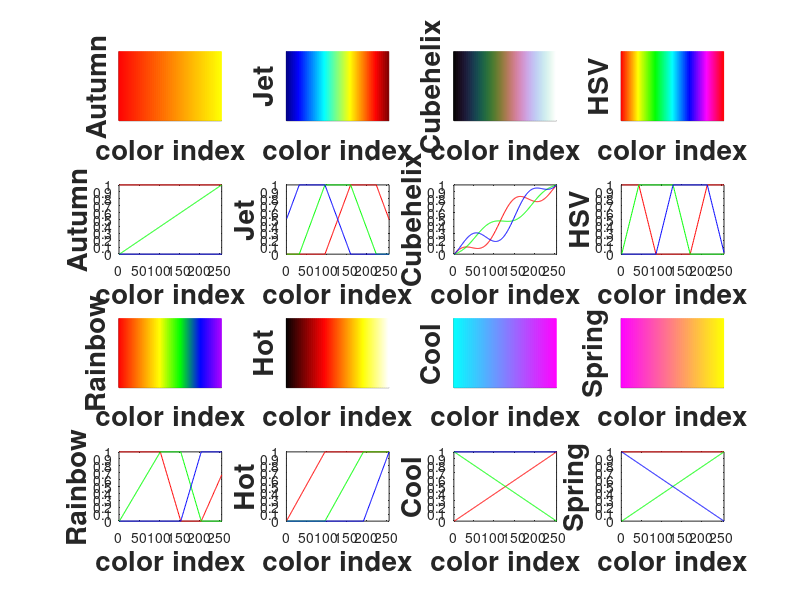

This figure's MATLAB source:
clear all; close all; clc;
fs=20;
h=figure('Position',[1 21 1366 670], ...
'Name','Colormaps Profiles');
## Show the 'autumn' colormap profile and as an image
cmap=autumn(256);
subplot(4, 4, 1);
ml=size(cmap,1)-1;
hold on;
for i=0:1:ml
plot([i i],[0 1],'color',cmap(i+1,:))
endfor
set(gca,'YTick',0:0:1)
set(gca,'XTick',0:0:256)
axis([0 256 0 1])
hold off;
ylabel("Autumn",'fontsize',fs,'fontweight','bold')
xlabel("color index",'fontsize',fs,'fontweight','bold')
subplot(4, 4, 5);
rgbplot(cmap);
ylabel("Autumn",'fontsize',fs,'fontweight','bold')
xlabel("color index",'fontsize',fs,'fontweight','bold')
## Show the 'jet' colormap profile and as an image
cmap=jet(256);
subplot(4, 4, 2);
ml=size(cmap,1)-1;
hold on;
for i=0:1:ml
plot([i i],[0 1],'color',cmap(i+1,:))
endfor
set(gca,'YTick',0:0:1)
set(gca,'XTick',0:0:256)
axis([0 256 0 1])
hold off;
ylabel("Jet",'fontsize',fs,'fontweight','bold')
xlabel("color index",'fontsize',fs,'fontweight','bold')
subplot(4, 4, 6);
rgbplot(cmap);
ylabel("Jet",'fontsize',fs,'fontweight','bold')
xlabel("color index",'fontsize',fs,'fontweight','bold')
## Show the 'cubehelix' colormap profile and as an image
cmap=cubehelix(256);
subplot(4, 4, 3);
ml=size(cmap,1)-1;
hold on;
for i=0:1:ml
plot([i i],[0 1],'color',cmap(i+1,:))
endfor
set(gca,'YTick',0:0:1)
set(gca,'XTick',0:0:256)
axis([0 256 0 1])
hold off;
ylabel("Cubehelix",'fontsize',fs,'fontweight','bold')
xlabel("color index",'fontsize',fs,'fontweight','bold')
subplot(4, 4, 7);
rgbplot(cmap);
ylabel("Cubehelix",'fontsize',fs,'fontweight','bold')
xlabel("color index",'fontsize',fs,'fontweight','bold')
## Show the 'hsv' colormap profile and as an image
cmap=hsv(256);
subplot(4, 4, 4);
ml=size(cmap,1)-1;
hold on;
for i=0:1:ml
plot([i i],[0 1],'color',cmap(i+1,:))
endfor
set(gca,'YTick',0:0:1)
set(gca,'XTick',0:0:256)
axis([0 256 0 1])
hold off;
ylabel("HSV",'fontsize',fs,'fontweight','bold')
xlabel("color index",'fontsize',fs,'fontweight','bold')
subplot(4, 4, 8);
rgbplot(cmap);
ylabel("HSV",'fontsize',fs,'fontweight','bold')
xlabel("color index",'fontsize',fs,'fontweight','bold')
%%%%%%%%%%%%%%%%%%%%%%%%%%%%%%%%%%%%%%%%%%%%%%%%%%%%%%%%%%%%%%
%%%%%%%%%%%%%%%%%%%%%%%%%%%%%%%%%%%%%%%%%%%%%%%%%%%%%%%%%%%%%%
## Show the 'rainbow' colormap profile and as an image
cmap=rainbow(256);
subplot(4, 4, 9);
ml=size(cmap,1)-1;
hold on;
for i=0:1:ml
plot([i i],[0 1],'color',cmap(i+1,:))
endfor
set(gca,'YTick',0:0:1)
set(gca,'XTick',0:0:256)
axis([0 256 0 1])
hold off;
ylabel("Rainbow",'fontsize',fs,'fontweight','bold')
xlabel("color index",'fontsize',fs,'fontweight','bold')
subplot(4, 4, 13);
rgbplot(cmap);
ylabel("Rainbow",'fontsize',fs,'fontweight','bold')
xlabel("color index",'fontsize',fs,'fontweight','bold')
## Show the 'Hot' colormap profile and as an image
cmap=hot(256);
subplot(4, 4, 10);
ml=size(cmap,1)-1;
hold on;
for i=0:1:ml
plot([i i],[0 1],'color',cmap(i+1,:))
endfor
set(gca,'YTick',0:0:1)
set(gca,'XTick',0:0:256)
axis([0 256 0 1])
hold off;
ylabel("Hot",'fontsize',fs,'fontweight','bold')
xlabel("color index",'fontsize',fs,'fontweight','bold')
subplot(4, 4, 14);
rgbplot(cmap);
ylabel("Hot",'fontsize',fs,'fontweight','bold')
xlabel("color index",'fontsize',fs,'fontweight','bold')
## Show the 'Cool' colormap profile and as an image
cmap=cool(256);
subplot(4, 4, 11);
ml=size(cmap,1)-1;
hold on;
for i=0:1:ml
plot([i i],[0 1],'color',cmap(i+1,:))
endfor
set(gca,'YTick',0:0:1)
set(gca,'XTick',0:0:256)
axis([0 256 0 1])
hold off;
ylabel("Cool",'fontsize',fs,'fontweight','bold')
xlabel("color index",'fontsize',fs,'fontweight','bold')
subplot(4, 4, 15);
rgbplot(cmap);
ylabel("Cool",'fontsize',fs,'fontweight','bold')
xlabel("color index",'fontsize',fs,'fontweight','bold')
## Show the 'spring' colormap profile and as an image
cmap=spring(256);
subplot(4, 4, 12);
ml=size(cmap,1)-1;
hold on;
for i=0:1:ml
plot([i i],[0 1],'color',cmap(i+1,:))
endfor
set(gca,'YTick',0:0:1)
set(gca,'XTick',0:0:256)
axis([0 256 0 1])
hold off;
ylabel("Spring",'fontsize',fs,'fontweight','bold')
xlabel("color index",'fontsize',fs,'fontweight','bold')
subplot(4, 4, 16);
rgbplot(cmap);
ylabel("Spring",'fontsize',fs,'fontweight','bold')
xlabel("color index",'fontsize',fs,'fontweight','bold')
